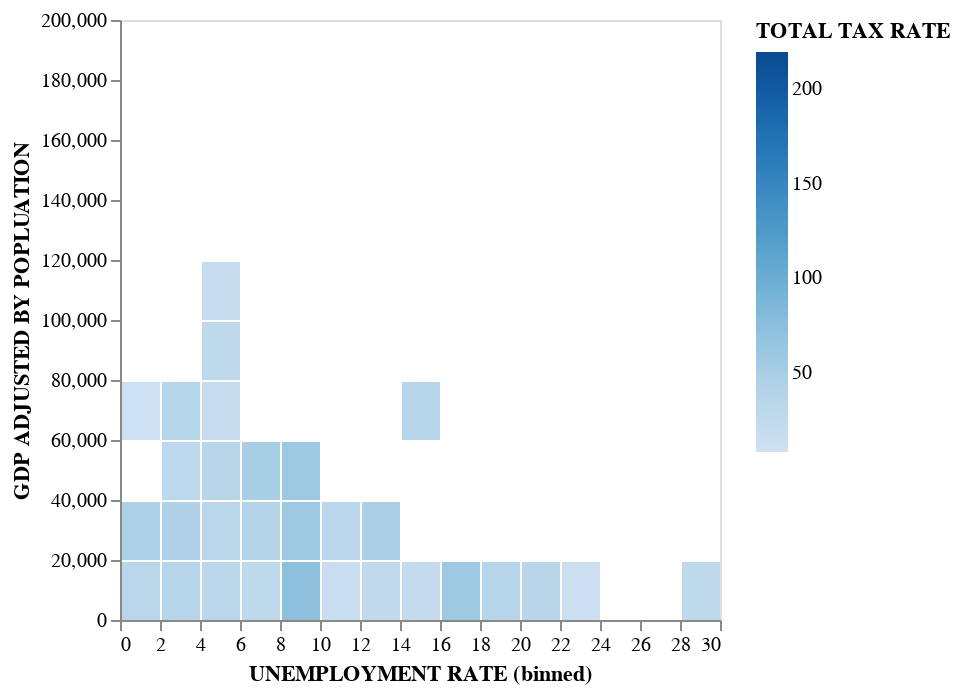

Here is the notebook cell this chart was saved with:
### Code cell
alt.Chart(final_dataset).mark_bar().encode(
    alt.X('UNEMPLOYMENT RATE:Q', bin=alt.BinParams(maxbins=15)),
    alt.Y('result', bin=alt.BinParams(maxbins=10), title = 'GDP ADJUSTED BY POPLUATION'),
    alt.Color('TOTAL TAX RATE')
)

### Figure 1 — Vega-Lite specification as saved in the notebook (floating-point values rounded to 4 significant figures; data arrays with more than 128 entries replaced by an {"elided": "..."} marker saying what was removed)
{"config": {"view": {"continuousWidth": 300, "continuousHeight": 300}}, "data": {"name": "data-5a27c8f202b95e9ef4c6a8089d58e709"}, "mark": {"type": "bar"}, "encoding": {"color": {"field": "TOTAL TAX RATE", "type": "quantitative"}, "x": {"bin": {"maxbins": 15}, "field": "UNEMPLOYMENT RATE", "type": "quantitative"}, "y": {"bin": {"maxbins": 10}, "field": "result", "title": "GDP ADJUSTED BY POPLUATION", "type": "quantitative"}}, "$schema": "https://vega.github.io/schema/vega-lite/v5.8.0.json", "datasets": {"data-5a27c8f202b95e9ef4c6a8089d58e709": {"elided": "1157 records"}}}
